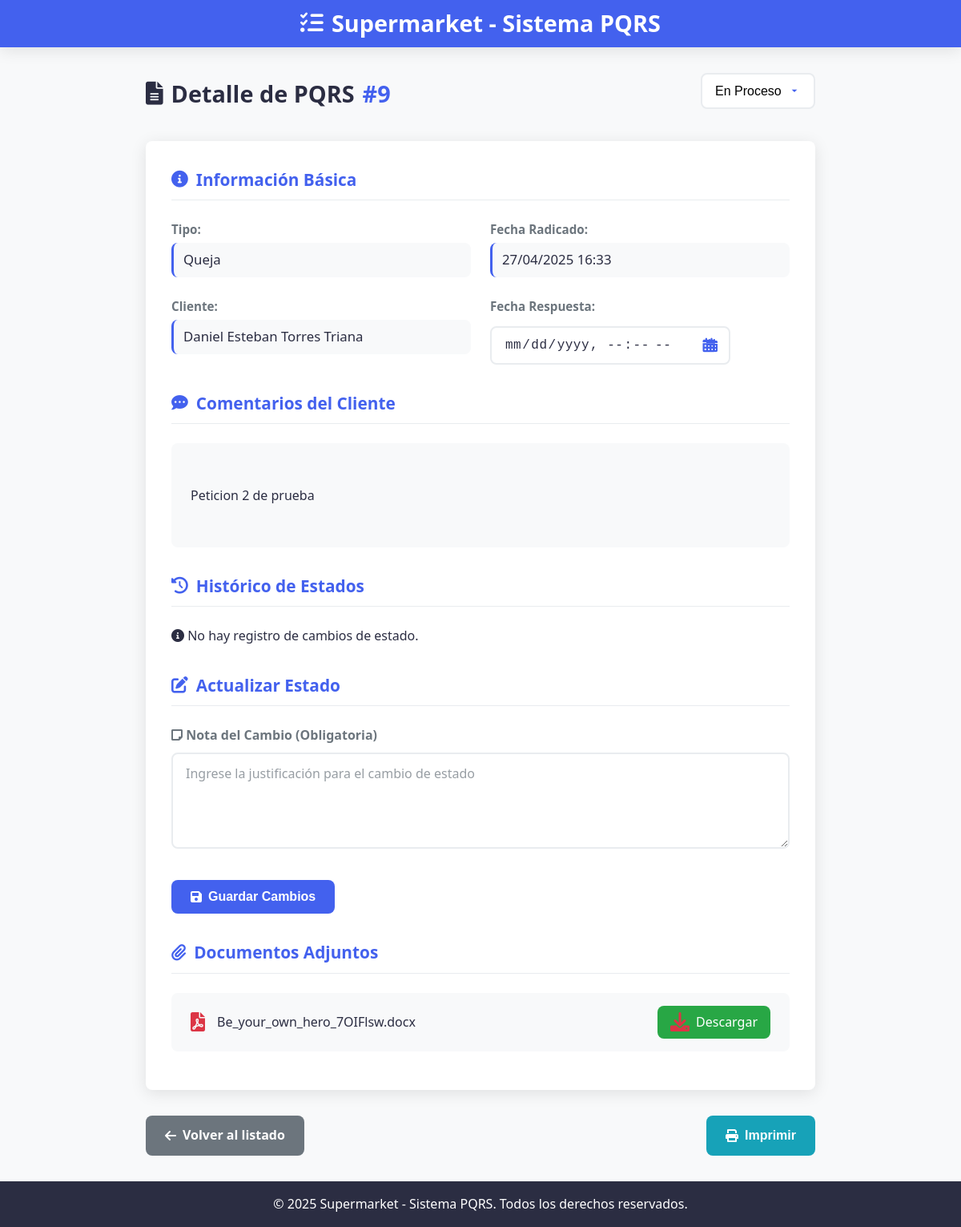
The page /gestor/pqrs/9/ on the database its author committed.
### core/models.py (models this page shows, shortened)
class PQRS(models.Model):
    TIPO_RADICADO_CHOICES = [
        ('Peticion', 'Peticion'),
        ('Queja', 'Queja'),
        ('Reclamo', 'Reclamo'),
        ('Sugerencia', 'Sugerencia'),
    ]
    ESTADO_RADICADO_CHOICES = [
        ('nuevo', 'Nuevo'),
        ('en-proceso', 'En Proceso'),
        ('resuelto', 'Resuelto'),
        ('cerrado', 'Cerrado'),
    ]
    numero_radicado = models.AutoField(primary_key=True)
    fecha_radicado = models.DateTimeField(auto_now_add=True)
    tipo_radicado = models.CharField(max_length=25, choices=TIPO_RADICADO_CHOICES)
    comentarios = models.TextField()
    anexo = models.FileField(upload_to='anexos/', blank=True, null=True)
    cliente = models.ForeignKey(Cliente, on_delete=models.CASCADE, related_name='pqrs')
    estado = models.CharField(max_length=20, choices=ESTADO_RADICADO_CHOICES, default='nuevo')
    empleado_asignado = models.ForeignKey(Empleado, on_delete=models.SET_NULL, null=True, blank=True, related_name='pqrs_asignados')
    justificacion_del_estado = models.TextField(blank=True, null=True)
    fecha_respuesta = models.DateTimeField(blank=True, null=True)

class Cliente(models.Model):
    TIPO_IDENTIFICACION_CHOICES = [
        ('Cédula de Ciudadanía', 'Cédula de Ciudadanía'),
        ('Tarjeta de Identidad', 'Tarjeta de Identidad'),
        ('Cédula de Extranjería', 'Cédula de Extranjería'),
        ('Pasaporte', 'Pasaporte'),
    ]
    tipo_identificacion = models.CharField(max_length=50, choices=TIPO_IDENTIFICACION_CHOICES)
    numero_identificacion = models.CharField(max_length=20, unique=True)
    nombre_completo = models.CharField(max_length=100)
    correo_electronico = models.EmailField(unique=True)
    telefono_movil = models.CharField(max_length=15)
    contrasena = models.CharField(max_length=100)
    verificado = models.BooleanField(default=False)
    codigo_verificacion = models.CharField(max_length=64, blank=True, null=True)
    token_recuperacion = models.CharField(max_length=128, blank=True, null=True)

### core/views.py (the view)
# urls.py: path('gestor/pqrs/<int:numero_radicado>/', detalle_pqrs_gestor, name='detalle_pqrs_gestor'),
def detalle_pqrs_gestor(request, numero_radicado):
    pqrs = get_object_or_404(PQRS, numero_radicado=numero_radicado)
    estados = PQRS.ESTADO_RADICADO_CHOICES
    return render(request, 'detalle_pqrs_gestor.html', {
        'pqrs': pqrs,
        'estados': estados,
        'now': timezone.localtime(timezone.now())
    })

### templates/detalle_pqrs_gestor.html (shortened to what this page needs)
{% load static %}
<!DOCTYPE html>
<html lang="es">
<head>
    <link rel="stylesheet" href="{% static 'css/gestor/detalle_pqrs.css' %}">
    <link rel="stylesheet" href="https://cdnjs.cloudflare.com/ajax/libs/font-awesome/6.0.0/css/all.min.css">
</head>
<body>
    <div class="pqrs-detail-container">
        <header class="pqrs-header">
            <h1><i class="fas fa-tasks"></i> Supermarket - Sistema PQRS</h1>
        </header>
        <main class="pqrs-detail-content">
            <form method="POST" action="{% url 'actualizar_pqrs' pqrs.numero_radicado %}">
                <div class="detail-header">
                    <h2>
                        <i class="fas fa-file-alt"></i> Detalle de PQRS
                        <span class="radicado-number">#{{ pqrs.numero_radicado }}</span>
                    </h2>
                    <div class="status-selector">
                        <select name="estado" class="form-control select-status" id="estado-pqrs">
                            {% for value, label in estados %}
                            <option value="{{ value }}" {% if value == pqrs.estado %}selected{% endif %}>
                                {{ label }}
                            </option>
                            {% endfor %}
                        </select>
                    </div>
                </div>
                <div class="detail-card">
                    <div class="detail-section">
                        <h3 class="section-title"><i class="fas fa-info-circle"></i> Información Básica</h3>
                        <div class="detail-grid">
                            <div class="detail-item">
                                <span class="detail-label">Tipo:</span>
                                <span class="detail-value">{{ pqrs.tipo_radicado }}</span>
                            </div>
                            <div class="detail-item">
                                <span class="detail-label">Fecha Radicado:</span>
                                <span class="detail-value">{{ pqrs.fecha_radicado|date:"d/m/Y H:i" }}</span>
                            </div>
                            <div class="detail-item">
                                <span class="detail-label">Cliente:</span>
                                <span class="detail-value">{{ pqrs.cliente.nombre_completo }}</span>
                            </div>
                            <div class="detail-item">
                                <span class="detail-label">Fecha Respuesta:</span>
                                <div class="editable-date-container">
                                    <input type="datetime-local" name="fecha_respuesta"
                                           value="{{ pqrs.fecha_respuesta|date:'Y-m-d\TH:i' }}"
                                           class="date-input" id="fecha-respuesta"
                                           data-ultima-fecha="{{ pqrs.fecha_respuesta|date:'Y-m-d\TH:i' }}"
                                           required>
                                    <i class="fas fa-calendar-alt calendar-icon"></i>
                                </div>
                            </div>
                        </div>
                    </div>
                    <div class="detail-section">
                        <h3 class="section-title"><i class="fas fa-comment-dots"></i> Comentarios del Cliente</h3>
                        <div class="comments-box">
                            {{ pqrs.comentarios|linebreaks }}
                        </div>
                    </div>
                    <div class="detail-section">
                        <h3 class="section-title"><i class="fas fa-history"></i> Histórico de Estados</h3>
                        <div class="history-box">
                            {% if pqrs.justificacion_del_estado %}
                                <pre>{{ pqrs.justificacion_del_estado }}</pre>
                            {% else %}
                                <p class="no-history"><i class="fas fa-info-circle"></i> No hay registro de cambios de estado.</p>
                            {% endif %}
                        </div>
                    </div>
                    <div class="detail-section">
                        <h3 class="section-title"><i class="fas fa-edit"></i> Actualizar Estado</h3>
                        <div class="update-box">
                            <div class="form-group">
                                <label for="nota_estado" class="form-label">
                                    <i class="fas fa-sticky-note"></i> Nota del Cambio (Obligatoria)
                                </label>
                                <textarea name="nota_estado" id="nota_estado" class="form-control"
                                          rows="3" required placeholder="Ingrese la justificación para el cambio de estado"></textarea>
                            </div>
                            <button type="submit" class="btn btn-update">
                                <i class="fas fa-save"></i> Guardar Cambios
                            </button>
                        </div>
                    </div>
                    <div class="detail-section">
                        <h3 class="section-title"><i class="fas fa-paperclip"></i> Documentos Adjuntos</h3>
                        {% if pqrs.anexo %}
                            <div class="attachment-box">
                                <i class="fas fa-file-pdf"></i>
                                <span class="attachment-name">{{ pqrs.anexo.name|cut:"anexos/" }}</span>
                                <a href="{{ pqrs.anexo.url }}" download class="btn-download">
                                    <i class="fas fa-download"></i> Descargar
                                </a>
                            </div>
                        {% else %}
                            <p class="no-attachment"><i class="fas fa-times-circle"></i> No se adjuntó documento.</p>
                        {% endif %}
                    </div>
                </div>
            </form>
            <div class="action-buttons">
                <a href="{% url 'gestion_pqrs' %}" class="btn btn-back">
                    <i class="fas fa-arrow-left"></i> Volver al listado
                </a>
                <button class="btn btn-print" onclick="window.print()">
                    <i class="fas fa-print"></i> Imprimir
                </button>
            </div>
        </main>
        <footer class="pqrs-footer">
            <p>&copy; 2025 Supermarket - Sistema PQRS. Todos los derechos reservados.</p>
        </footer>
    </div>
{% load static %}
<script src="{% static 'js/detalle_gestor.js' %}"></script></body>
</html>

### rows shown on the page
PQRS: numero_radicado "9", estado "En Proceso", tipo_radicado "Queja", fecha_radicado "27/04/2025 16:33", cliente.nombre_completo "Daniel Esteban Torres Triana", comentarios "Peticion 2 de prueba", anexo.name "Be_your_own_hero_7OIFlsw.docx"
